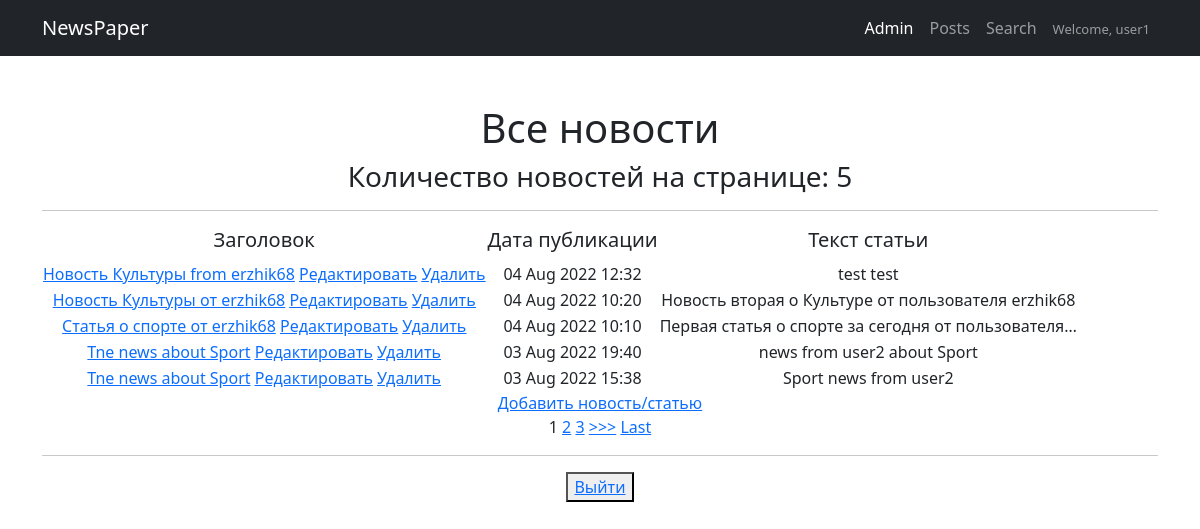
Screenshot of / (signed in) with the database file from the repository.
### newapp/models.py (models this page shows, shortened)
class Post(models.Model):
    NEWS = 'NW'
    ARTICLE = 'AT'
    TYPE_POST_CHOICES = [(NEWS, 'Новости'), (ARTICLE, 'Статья'),]
    post_type = models.CharField("Тип", max_length=2, choices=TYPE_POST_CHOICES, default=NEWS)
    post_author = models.ForeignKey(Author, on_delete=models.CASCADE, verbose_name="Имя автора")
    post_date_time = models.DateTimeField("Дата публикации (ГГГГ-ММ-ДД)", auto_now_add=True)
    post_category = models.ManyToManyField(Category, through='PostCategory', blank=False, verbose_name="Категория", related_name='posts')
    post_title = models.CharField("Заголовок", max_length=100)
    post_text = models.TextField("Текст")
    post_rating = models.IntegerField(default=0)

### newapp/views.py (the view)
# urls.py: path('', PostsList.as_view()),
class PostsList(LoginRequiredMixin, ListView):
    model = Post  # указываем модель, объекты которой мы будем выводить
    template_name = 'posts.html'  # указываем имя шаблона, в котором будет лежать HTML, в нём будут все инструкции о том, как именно пользователю должны вывестись наши объекты
    context_object_name = 'posts'  # это имя списка, в котором будут лежать все объекты, его надо указать, чтобы обратиться к самому списку объектов через HTML-шаблон
    ordering = ['-id']
    paginate_by = 5  # поставим постраничный вывод в один элемент
    def get_context_data(self, **kwargs):
        context = super().get_context_data(**kwargs)  # получили весь контекст из класса-родителя
        context['time_now'] = datetime.utcnow()  # добавим переменную текущей даты time_now
        context['filter'] = PostFilter(self.request.GET, queryset=self.get_queryset())  # вписываем наш фильтр в контекст
        context['is_not_authors'] = not self.request.user.groups.filter(name='authors').exists()  # добавили новую контекстную переменную is_not_authors
        context['count_posts'] = self.model.objects.filter(post_date_time__date=date.today(), post_author__author_user__username=self.request.user).count()
        return context

### newapp/templatetags/custom_filters.py (called while the page is built)
@register.filter(name='censor')
def censor(value, arg):
    list_bad_words = ['черт', 'блин', 'капец', 'дерьмо', 'хрен', 'чёрт']
    value_edited = value
    value_final = ''
    for word in list_bad_words:
        value_edited = value_edited.lower()
        value_temp = value_edited.replace(word, arg * len(word))
        value_edited = value_temp
    for i in range(0, len(value)):
        if (value[i] != value_edited[i]) & (value_edited[i].isalpha()):
            temp = value_edited[i].upper()
            value_final += temp
        else:
            value_final += value_edited[i]
    return value_final

### templates/posts.html (shortened to what this page needs)
{% extends 'default.html' %}
{% load custom_filters %}
{% block content %}
    <h1>Все новости</h1>
    <h3>Количество новостей на странице: {{ posts|length }}</h3>
    <hr>
    {% if posts %}
        <table>
            <tr>
                <td>
                    <h5>Заголовок</h5>
                </td>
                <td>
                    <h5>Дата публикации</h5>
                </td>
                <td>
                    <h5>Текст статьи</h5>
                </td>
            </tr>
        {% for post in posts %}
            <tr>
                <td>
                    <a href="{% url 'post_detail' post.id %}">{{ post.post_title|censor:'*' }}</a>
                    <a href="{% url 'post_update' post.id %}"><u>Редактировать</u></a>
                    <a href="{% url 'post_delete' post.id %}"><u> Удалить </u></a>
                </td>
                <td>
                    {{ post.post_date_time|date:'d M Y H:i' }}
                </td>
                <td>
                    {{ post.post_text|censor:'*'|truncatechars:50 }}
                </td>
            </tr>
        {% endfor %}
        </table>
    {% else %}
        <h2>Новостей нет!</h2>
    {% endif %}
    <a href="{% url 'post_create' %}">Добавить новость/статью</a>
    <br>
    {% if is_paginated %}
        {% for num in page_obj.paginator.page_range %}
            {% if page_obj.number == num %}
                <a>{{ num }}</a>
            {% elif num > page_obj.number|add:'-3' and num < page_obj.number|add:'3' %}
                <a href="?page={{ num }}">{{ num }}</a>
            {% endif %}
        {% endfor %}
        {% if page_obj.has_next %}
            <a href="?page={{ page_obj.next_page_number }}">>>></a>
            <a href="?page={{ page_obj.paginator.num_pages }}">Last</a>
        {% endif %}
    {% endif %}
    <br>
    <hr>
    <button> <a href="accounts/logout/">Выйти</a> </button>
{% endblock content %}

### templates/default.html (shortened to what this page needs)
{% load static %}
<!DOCTYPE html>
<html lang="en">
    <head>
        <link href="{% static 'css/styles.css' %}" rel="stylesheet" />
    </head>
    <body>
        <nav class="navbar navbar-expand-lg navbar-dark bg-dark">
            <div class="container">
                <a class="navbar-brand" href="/posts/">NewsPaper</a>
                <div class="collapse navbar-collapse" id="navbarSupportedContent">
                    <ul class="navbar-nav ms-auto mb-2 mb-lg-0">
                        <li class="nav-item"><a class="nav-link active" aria-current="page" href="/admin/">Admin</a></li>
                        <li class="nav-item"><a class="nav-link" href="/posts/">Posts</a></li>
                        <li class="nav-item"><a class="nav-link" href="/posts/search/">Search</a></li>
                        <li class="nav-item"><a class="nav-link" href="#"><font size="-1.5">Welcome, {{ request.user.username }}</font></a></li>
                    </ul>
                </div>
            </div>
        </nav>
        <div class="container">
            <div class="text-center mt-5">
                {% block content %}
                {% endblock content %}
            </div>
        </div>
    </body>
</html>

### rows the page displays
Post: post_title|censor "Новость Культуры from erzhik68", post_date_time "04 Aug 2022 12:32", post_text|censor "test test"
Post: post_title|censor "Новость Культуры от erzhik68", post_date_time "04 Aug 2022 10:20", post_text|censor "Новость вторая о Культуре от пользователя erzhik68"
Post: post_title|censor "Статья о спорте от erzhik68", post_date_time "04 Aug 2022 10:10", post_text|censor "Первая статья о спорте за сегодня от пользователя…"
Post: post_title|censor "Tne news about Sport", post_date_time "03 Aug 2022 19:40", post_text|censor "news from user2 about Sport"
Post: post_title|censor "Tne news about Sport", post_date_time "03 Aug 2022 15:38", post_text|censor "Sport news from user2"

### other values shown
{{ request.user.username }} "user1"
{{ posts|length }} "5"
{{ num }} "1"
{{ num }} "2" "3"
